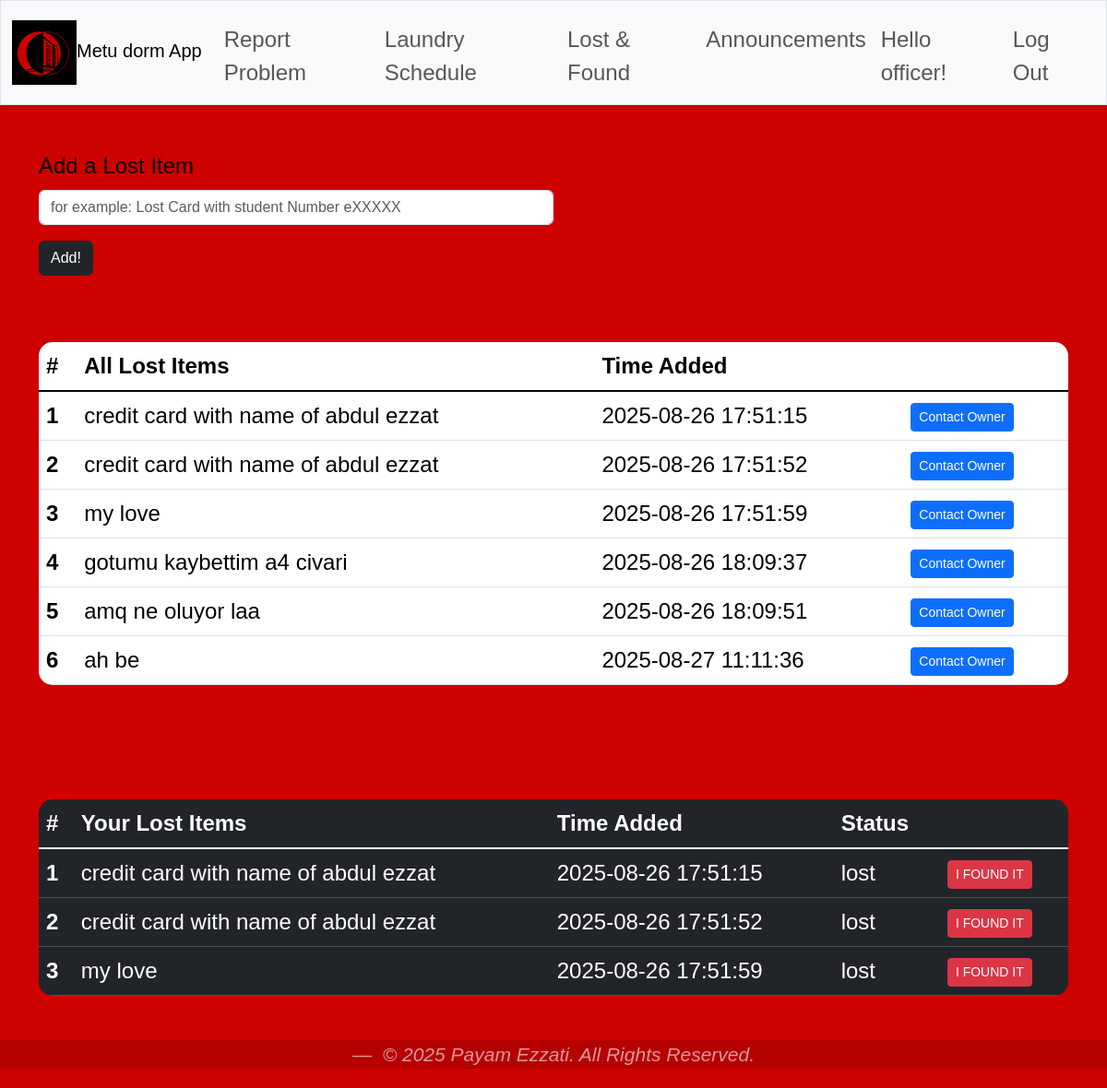
The page /lost_and_found (signed in) on the database as committed earlier.
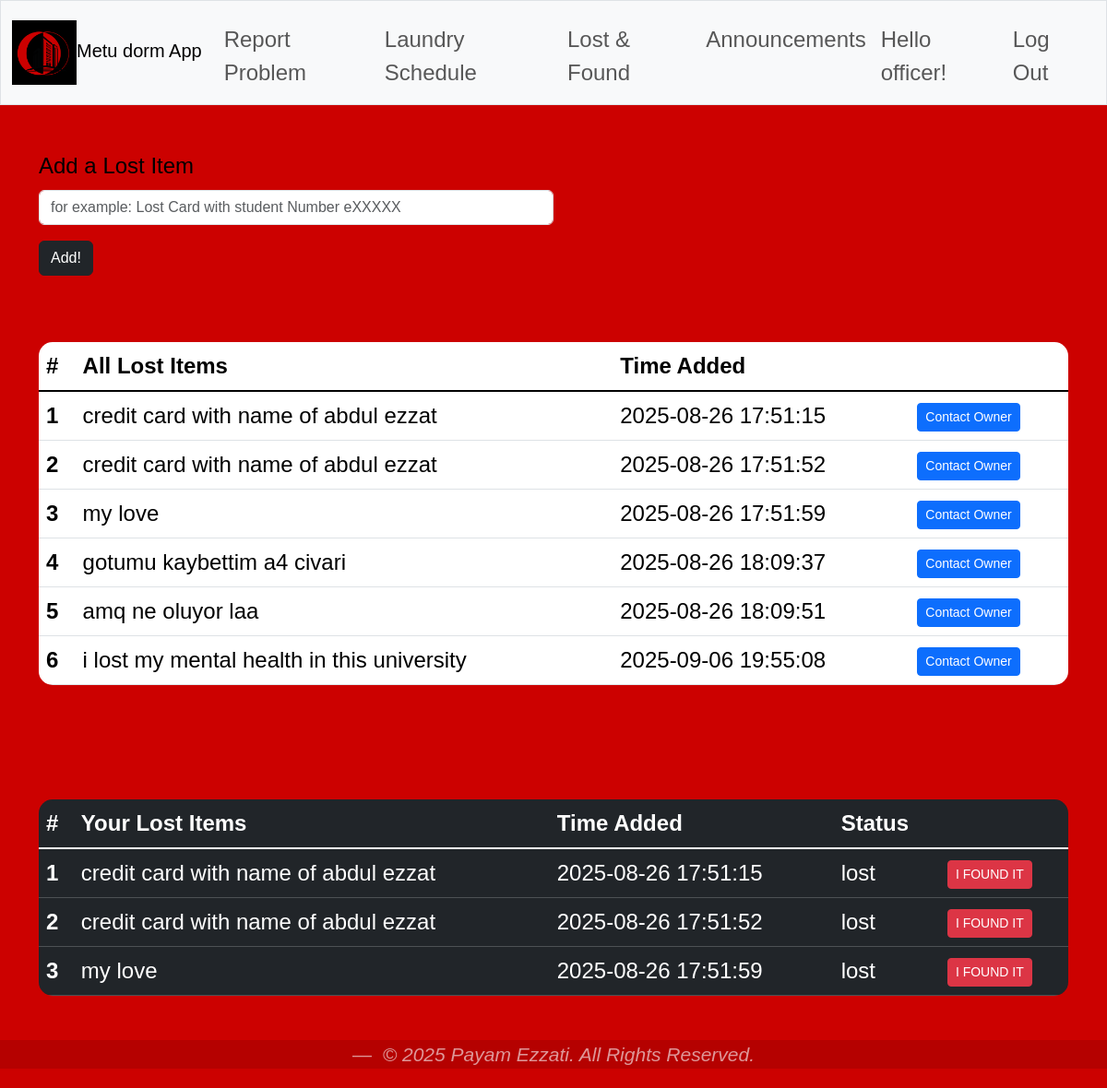
The same page on the database as committed later.
### tables this page shows
CREATE TABLE lost_and_found (
    id INTEGER PRIMARY KEY AUTOINCREMENT,
    user_id INTEGER NOT NULL,
    item_description TEXT NOT NULL,
    status TEXT DEFAULT 'lost',
    date_reported TEXT DEFAULT (datetime('now')),
    FOREIGN KEY (user_id) REFERENCES users(id)
    );

### app.py (the view)
@app.route("/lost_and_found", methods=["GET", "POST"])
@login_required
def lost_and_found():
    if request.method == "POST":
        item = request.form.get("item_description")
        if not item:
            return apology("must provide item description",400)
        db = get_db()
        cursor = db.execute( "INSERT INTO lost_and_found (user_id,item_description) VALUES (?, ?)",
            (session["user_id"],item))
        db.commit()
        return redirect("/lost_and_found")
    else:
        db = get_db()
        cursor = db.execute( "SELECT lost_and_found.id, lost_and_found.item_description, lost_and_found.status, lost_and_found.date_reported, lost_and_found.user_id, userss.email, userss.name FROM lost_and_found JOIN userss ON lost_and_found.user_id = userss.id WHERE lost_and_found.status = 'lost'")
        rows = cursor.fetchall()
        return render_template("lost_found.html",rows=rows)

### app.py (called while the page is built)
def get_db():
    if "db" not in g:
        g.db = sqlite3.connect(DATABASE)
        g.db.row_factory = sqlite3.Row
    return g.db

### helpers.py (called while the page is built)
def login_required(f):
    @wraps(f)
    def decorated_function(*args, **kwargs):
        if session.get("user_id") is None:
            return redirect("/login")
        return f(*args, **kwargs)
    return decorated_function

### templates/lost_found.html (shortened to what this page needs)
{% extends "layout.html" %}
{% block main %}
     <form method = "POST">
        <div class="mb-3 col-6">
            <label class="form-label"> Add a Lost Item</label>
            <input type="text" class="form-control" name="item_description" required placeholder="for example: Lost Card with student Number eXXXXX">
        </div>
        <button type="submit" class="btn btn-dark">Add!</button>
    </form>
  <br>
  <br>
    <table class="table table-hover">
  <thead>
    <tr>
      <th scope="col">#</th>
      <th scope="col">All Lost Items</th>
      <th scope="col">Time Added</th>
      <th scope="col"> </th>
    </tr>
  </thead>
  <tbody class="table-group-divider">
     {%for row in rows%}
    <tr>
      <th scope="row">{{loop.index}}</th>
      <td>{{row["item_description"]}}</td>
      <td></span>{{row["date_reported"]}}</td>
      <td><a href="https://mail.google.com/mail/?view=cm&fs=1&to={{ row['email'] }}&su=About your lost item&body=Hello, I think I found your item."
            target="_blank"
            class="btn btn-primary btn-sm">
   Contact Owner
</a></td>
    </tr>
    {% endfor %}
  </tbody>
</table>
<br><br><br>
<table class="table table-dark table-hover">
  <thead>
    <tr>
      <th scope="col">#</th>
      <th scope="col">Your Lost Items</th>
      <th scope="col">Time Added</th>
      <th scope="col">Status</th>
      <th scope="col"> </th>
    </tr>
  </thead>
  <tbody class="table-group-divider">
     {%for row in rows%}
     {%if row["user_id"] == session["user_id"]%}
    <tr>
      <th scope="row">{{loop.index}}</th>
      <td>{{row["item_description"]}}{{message}}</td>
      <td>{{row["date_reported"]}}</td>
      <td>{{row["status"]}}</td>
      <td>
                <form method="POST" action="/mark_found">
                    <button type="submit" class="btn btn-danger btn-sm">I FOUND IT</button>
                </form>
      </td>
    </tr>
    {%endif%}
    {% endfor %}
  </tbody>
</table>
{% endblock %}

Rows that differ between the two databases and show on the page:
no longer on this page (row edited): lost_and_found: item_description "ah be", date_reported "2025-08-27 11:11:36"
added lost_and_found: item_description "i lost my mental health in this university", date_reported "2025-09-06 19:55:08"
